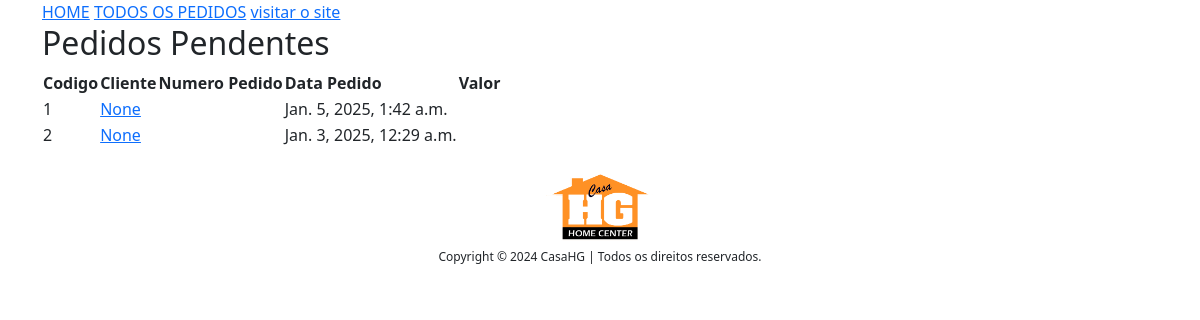
Before: /admin-todos-pedido/ (signed in) with the older database file.
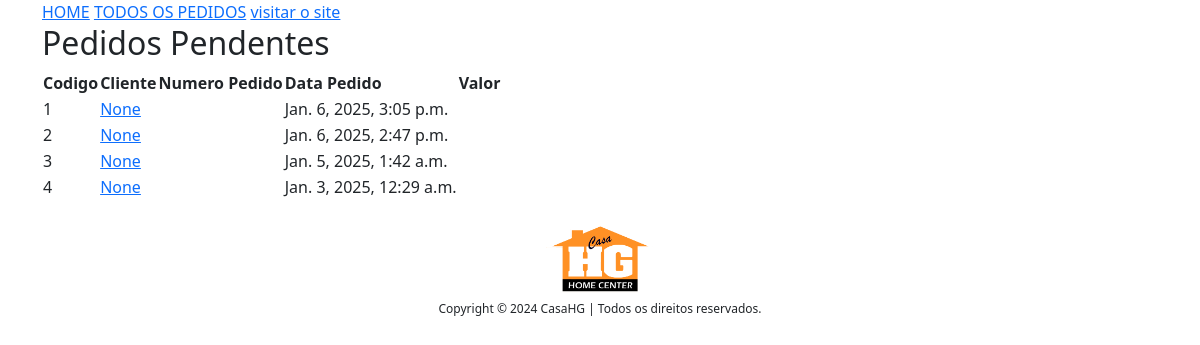
After: the same page with the newer database file.
### app/models.py (models this page shows, shortened)
class Pedido_order(models.Model):
    cliente = models.ForeignKey(Cliente,on_delete=models.CASCADE,default="")
    nome_cliente = models.CharField(max_length=200,default="")
    cpf_cnpj = models.CharField(max_length=20, default="") # cpf do cliente formatadinho direitinho
    codigo_cliente = models.CharField(max_length=8,default="",null=True,blank=True) # codigo consistente com sistema interno, se não tiver
    telefone = models.CharField(max_length=19,default="")
    email = models.EmailField(default="")
    carro = models.ForeignKey(Carro,on_delete=models.CASCADE)
    pedido_status = models.CharField(max_length=50, choices=PEDIDO_STATUS)
    total_bruto = models.DecimalField(max_digits=10,decimal_places=2,default=0)
    frete =  models.DecimalField(max_digits=10,decimal_places=2,default=0)
    total_desconto = models.DecimalField(max_digits=10,decimal_places=2,default=0)
    total_final = models.DecimalField(max_digits=10,decimal_places=2,default=0)
    local_de_pagamento = models.CharField(max_length=200,default="",null=True,blank=True)
    forma_de_pagamento = models.CharField(max_length=200,default="",null=True,blank=True)
    parcelas = models.PositiveIntegerField(default=1)
    valor_parcela = models.DecimalField(max_digits=10,decimal_places=2,default=0)
    endereco_envio = models.ForeignKey(Endereco,on_delete=models.CASCADE,default="")
    endereco_envio_formatado = models.CharField(max_length=200,default="")
    criado_em = models.DateTimeField(auto_now_add=True)
    ordenado_por = models.CharField(max_length=200,null=True,blank=True)

class Empresa(models.Model):
    titulo = models.CharField(max_length=200)
    link = models.CharField(max_length=200,null=True,blank=True)
    image = models.ImageField(upload_to="empresas")

### app/views.py (the view)
# urls.py: path("admin-todos-pedido/", AdminTodosPedidoView.as_view(), name="admintodospedido"),
class AdminTodosPedidoView(AdminRequireMixin, BaseContextMixin, ListView):
    template_name = "admin_paginas/admintodospedido.html"
    queryset = Pedido_order.objects.all().order_by("-id")
    context_object_name = "todospedido"
    def get_context_data(self, **kwargs):
        context = super().get_context_data(**kwargs)
        context["PedidosPendentes"] = Pedido_order.objects.filter(pedido_status="Pedido Recebido").order_by("-id")
        return context

### app/context_processors.py (called while the page is built)
def add_empresa_to_context(request):
    return {'empresa': Empresa.objects.first(), 'debug_var': 'Debug Variable'}

### app/views.py (called while the page is built)
    def dispatch(self, request, *args, **kwargs):
        if request.user.is_authenticated:# and Admin.objects.filter(user=request.user).exists():
            pass
        else:
            return redirect("/admin-login/")
        return super().dispatch(request,*args,**kwargs)

    def get_context_data(self, **kwargs):
        context = super().get_context_data(**kwargs)
        context['todoscategorias'] = Categoria.objects.all()
        context['footer'] = Empresa.objects.all()
        return context

### templates/admin_paginas/admintodospedido.html (shortened to what this page needs)
{%extends "admin_paginas/adminbase.html"%}
    {% block content %}
    <div class = "container">
        <div class = "row">
            <div class = "col-md-12">
                <h2>Pedidos Pendentes</h2>
                <table>
                    <thead>
                        <tr>
                            <th>Codigo</th>
                            <th>Cliente</th>
                            <th>Numero Pedido</th>
                            <th>Data Pedido</th>
                            <th>Valor</th>
                        </tr>
                    </thead>
                    <tbody>
                        {% for pedido in todospedido %}
                        <tr>
                            <td>{{forloop.counter}}</td>
                            <td><a href="{% url 'lojaapp:adminpedido' pedido.id %}">{{pedido.ordenado_por}}</a></td>
                            <td>{{pedido.pedido_id}}</td>
                            <td>{{pedido.criado_em}}</td>
                            <td>{{pedido.total}}</td>
                        </tr>
                        {%endfor%}
                    </tbody>
                </table>
            </div>
        </div>
    </div>
    {% endblock %}

### templates/admin_paginas/adminbase.html (shortened to what this page needs)
<!doctype html>
<html lang="en">
<head>
    <link rel="stylesheet" href="https://cdn.jsdelivr.net/npm/bootstrap@5.3.2/dist/css/bootstrap.min.css">
</head>
<body>
    <div class = "container">
        <a href = "{% url 'lojaapp:adminhome' %}">HOME</a>
        <a href="{% url 'lojaapp:admintodospedido' %}" target="_blank"> TODOS OS PEDIDOS</a>
        <a href="{% url 'lojaapp:home' %}" target="_blank"> visitar o site</a>
    </div>
    {% block content %}
    {% endblock %}
    <br>
    <footer class="container" style="background-color: transparent; box-shadow: none;">
        <div class="row justify-content-center">
            <div class="col-3" style="display:flex; justify-content: center;">
                {% for empresa in footer %}
                    <a href=""><img src="{{ empresa.image.url }}" style="height: 70px;"></a>
                {% endfor %}
            </div>
            <div class="col-12">
                <h1 class="my-2" style="align-items: center; justify-content: center; font-size: 12px; display:flex;">Copyright © 2024 CasaHG | Todos os direitos reservados.</h1>
            </div>
        </div>
    </footer>
</body>
</html>

Changed rows visible on the page:
added Pedido_order: ordenado_por "None", criado_em "Jan. 6, 2025, 3:05 p.m."
added Pedido_order: ordenado_por "None", criado_em "Jan. 6, 2025, 2:47 p.m."
